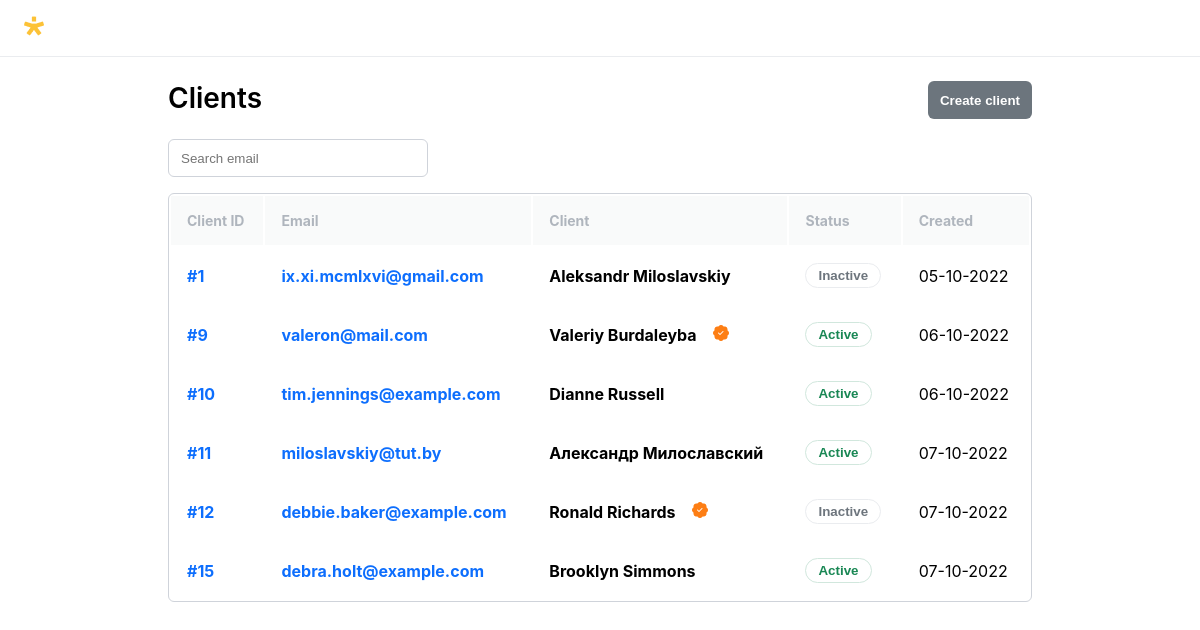
The page / on the database its author committed.
### tables this page shows
CREATE TABLE `users` (
  `id` int UNSIGNED NOT NULL,
  `first` text NOT NULL,
  `last` text NOT NULL,
  `email` varchar(50) NOT NULL,
  `address1` varchar(100) DEFAULT NULL,
  `address2` varchar(100) DEFAULT NULL,
  `city` text,
  `zip` varchar(20) DEFAULT NULL,
  `country` text,
  `state` text,
  `time` varchar(20) DEFAULT NULL,
  `vip` tinyint(1) NOT NULL DEFAULT '0',
  `active` tinyint(1) NOT NULL DEFAULT '1'
);

### table.php (the view)
<?php
    $id =  $row->id;
    echo '<tr><th class="blue">#' . $row->id . '</th>';
    echo '<th class="blue">' . $row->email . '</th>';
    if ($row->vip) {
        echo '<th><a href="profile.php?id=' . $id . '">' . $row->first . ' ' . $row->last . '<img src="img/Subtract.png"></a></th>';
    }
    else {
        echo '<th><a href="profile.php?id=' . $id . '">' . $row->first . ' ' . $row->last . '</a></th>';
    }
    if ($row->active) {
        echo '<th><button class="active_clients">Active</button></th>';
    }
    else {
        echo '<th><button class="inactive_clients">Inactive</button></th>';
    }
    echo '<th class="fw400">' . $row->time . '</th></tr>';

### index.php (shortened to what this page needs)
<!DOCTYPE html>
<html lang="en">
	<head>
		<link href="style.css" rel="stylesheet">
	</head>
	<header>
		<img src="img/Star.png" alt="star">
	</header>
	<body>
        <?php
            $pdo = new PDO('mysql:host=localhost;dbname=bd_tz', 'root', 'root');
        ?>
		<div class="container">
			<div class="list_header">
				<span>Clients</span>
				<a href="registration.php"><button class="create_btn">Create client</button></a>
			</div>
			<form class="search" method="post">
				<input type="text" name="search" placeholder="Search email">
			</form>
			<table>
				<thead>
					<tr>
						<th>Client ID</th>
						<th>Email</th>
						<th>Client</th>
						<th>Status</th>
						<th>Created</th>
					</tr>
				</thead>
				<tbody>
                        <?php
                        if (!$_POST['search']) {
                            $query = $pdo->query('SELECT id, first, last, email, time, vip, active FROM `users`');
                            while ($row = $query->fetch(PDO::FETCH_OBJ)) {
                                include "table.php";
                            }
                        }
                        ?>
				</tbody>
			</table>
		</div>
	</body>
</html>

### style.css (style rules this page uses)
* { padding: 0px; margin: 0px; }
*, *::before, *::after { box-sizing: border-box; }
html { font-family: "SF Pro Display", sans-serif; }
a { text-decoration: none; color: #000; }
.fw400 { font-weight: 400; }
.blue { color: #0D6EFD; }
header { padding: 16px 24px; border-bottom: 1px solid #EAECEF; }
.create_btn { height: 38px; padding: 0 12px; border-radius: 6px; color: #fff; background-color: #6C757D; font-weight: 600; border: none; cursor: pointer; }
input, table { border: solid 1px #CFD3DA; }
.container { display: block; margin: 0 168px; }
.list_header, .profile_header { display: flex; justify-content: space-between; height: 82px; padding: 24px 0; }
.list_header span { height: 42px; font-size: 28px; font-weight: 600; }
.search input { width: 260px; height: 38px; margin-bottom: 16px; padding: 7px 12px; border-radius: 6px; }
table { width: 100%; border-radius: 6px; }
thead { color: #AFB5BD; font-size: 14px; font-weight: 400; background: #F9FAFA; }
th { text-align: left; padding: 16px; }
th img { padding-left: 16px; }
.active_clients { font-weight: 600; border: none; padding: 4px 12px; color: #198754; background-color: #fff; border: 1px solid #D1E7DD; border-radius: 800px; }
.inactive_clients { font-weight: 600; border: none; padding: 4px 12px; color: #6D757D; background-color: #fff; border: 1px solid #EAECEF; border-radius: 800px; }

### rows shown on the page
users: id "1", email "ix.xi.mcmlxvi@gmail.com", first "Aleksandr", last "Miloslavskiy", active "Inactive", time "05-10-2022"
users: id "9", email "valeron@mail.com", first "Valeriy", last "Burdaleyba", vip 1 (drawn), active "Active", time "06-10-2022"
users: id "10", email "tim.jennings@example.com", first "Dianne", last "Russell", active "Active", time "06-10-2022"
users: id "11", email "miloslavskiy@tut.by", first "Александр", last "Милославский", active "Active", time "07-10-2022"
users: id "12", email "debbie.baker@example.com", first "Ronald", last "Richards", vip 1 (drawn), active "Inactive", time "07-10-2022"
users: id "15", email "debra.holt@example.com", first "Brooklyn", last "Simmons", active "Active", time "07-10-2022"
